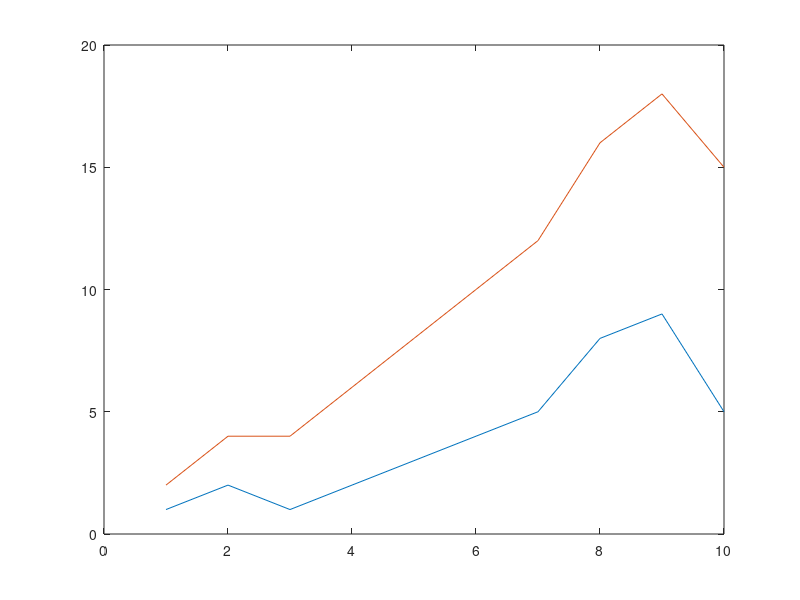

MATLAB code to generate this figure:
array = [1, 2, 1, 2, 3, 4, 5, 8, 9, 5]; %define the numbers in the array!
plot(array); hold on; %plot the array and hold the graph open!
arrayLength = length(array); % find the length of the array!
for i = 1:arrayLength %run the loop 'arrayLength' times.
array(i) = array(i) + i;
% replace the existing 'array' values with the array values plus the
% corresponding index value (IE: 1+1, 2+2, 1+3, 2+4...)
end
plot(array);


